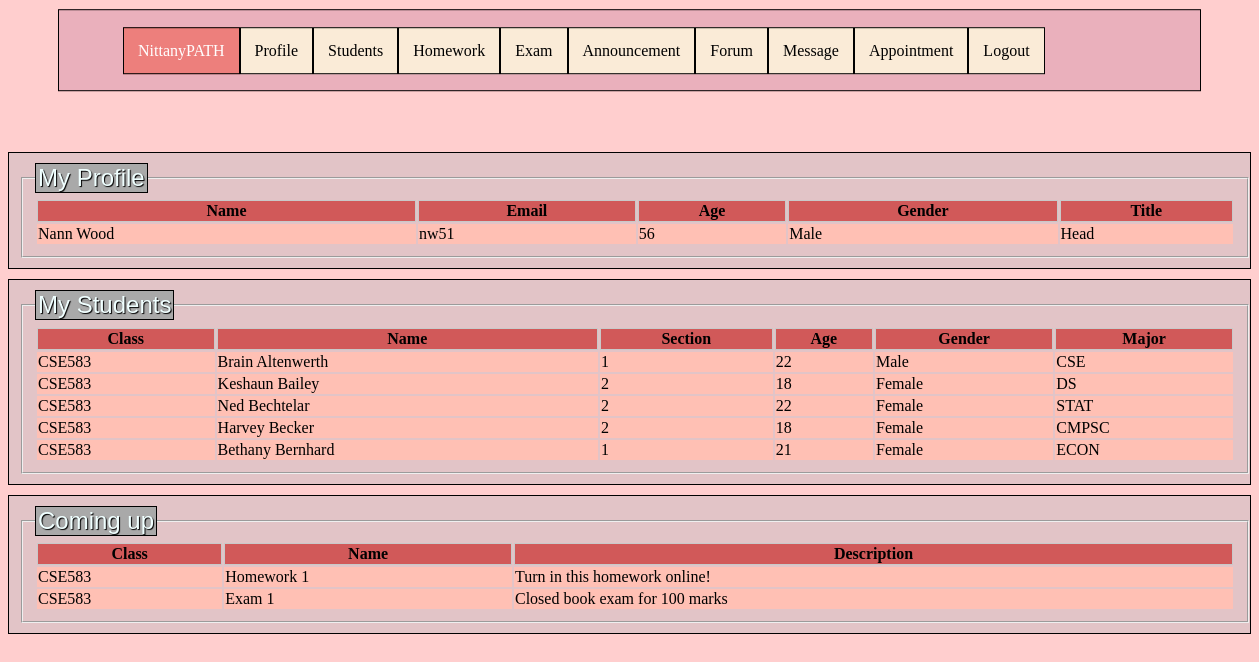
Screenshot of /professor (signed in) with the database file from the repository.
### tables this page shows
CREATE TABLE Professors(pemail VARCHAR(8) NOT NULL PRIMARY KEY, password VARCHAR(16) NOT NULL, firstname VARCHAR(16) NOT NULL, lastname VARCHAR(16) NOT NULL, age INTEGER, gender VARCHAR(4), office_building VARCHAR(3), office_num VARCHAR(16), did VARCHAR(5), title VARCHAR(16));

CREATE TABLE Students(semail VARCHAR(8) NOT NULL PRIMARY KEY, password TEXT NOT NULL, honorific VARCHAR(4), firstname VARCHAR(16) NOT NULL, lastname VARCHAR(16) NOT NULL, degree VARCHAR(4), generation VARCHAR(4), age INTEGER, gender VARCHAR(4), major VARCHAR(6), street VARCHAR(50), phone VARCHAR(16), zipcode INTEGER);

CREATE TABLE Sections(cid VARCHAR(12), sec_no INTEGER, lim INTEGER, teaching_team_id INTEGER,FOREIGN KEY (cid) REFERENCES Courses ON DELETE CASCADE);

### app.py (the view)
@app.route('/professor', methods=['POST', 'GET'])
def professor():
    error = None
    connection = sql.connect('database.db')
    cursor = connection.execute(
    'SELECT P.firstname, P.lastname, P.pemail, P.age, P.gender, P.title FROM Professors P WHERE ? = P.pemail AND ? = P.password;',
    (myid, mypw))
    myinfo = cursor.fetchall()
    mygender = None
    if myinfo[0][4] == 'F':
        mygender = 'Female'
    elif myinfo[0][4] == 'M':
        mygender = 'Male'
    changemyinfo = [myinfo[0][0] + ' ' + myinfo[0][1], myinfo[0][2], myinfo[0][3], mygender, myinfo[0][5]]
    setinfo = [(None, None, None, None, None)]
    setinfo[0] = changemyinfo
    cursor = connection.execute('SELECT Sec.cid, S.firstname, S.lastname, Sec.sec_no, S.age, S.gender, S.major '
                                'FROM Students S, Enrolls E, Sections Sec, Professor_teach PT, Professors P '
                                'WHERE ? = P.pemail AND ? = P.password AND P.pemail = PT.pemail AND Sec.teaching_team_id = PT.teaching_team_id '
                                'AND E.sec_no = Sec.sec_no AND Sec.cid = E.cid AND S.semail = E.semail ORDER BY S.lastname ASC LIMIT 5',
                                (myid, mypw))
    mystudents = cursor.fetchall()
    setstudent = []  # append
    for set in mystudents:
        gen = None
        if set[5] == 'F':
            gen = 'Female'
        elif set[5] == 'M':
            gen = 'Male'
        tempstudents = set[1] + ' ' + set[2]
        setstudent.append([set[0], tempstudents, set[3], set[4], gen, set[6]])
    cursor = connection.execute('SELECT DISTINCT H.cid, H.hw_no, H.hwdesc '
                                'FROM Professors P, Professor_teach PT, Sections Sec, Homeworks H '
                                'WHERE ? = P.pemail AND ? = P.password AND P.pemail = PT.pemail AND Sec.sec_no = H.sec_no AND Sec.cid = H.cid '
                                'AND PT.teaching_team_id = Sec.teaching_team_id;',
                                (myid, mypw))
    hwdue = cursor.fetchall()
    cursor = connection.execute('SELECT DISTINCT Ex.cid, Ex.exam_no, Ex.examdesc '
                                'FROM Professors P, Professor_teach PT, Sections Sec, Exams Ex '
                                'WHERE ? = P.pemail AND ? = P.password AND P.pemail = PT.pemail AND Sec.sec_no = Ex.sec_no AND Sec.cid = Ex.cid '
                                'AND PT.teaching_team_id = Sec.teaching_team_id;',
                                (myid, mypw))
    exam = cursor.fetchall()
    mydue = []
    for set in hwdue:
        tempname = 'Homework ' + str(set[1])
        tempset = [set[0], tempname, set[2]]
        mydue.append(tempset)
    for set in exam:
        tempname = 'Exam ' + str(set[1])
        tempset = [set[0], tempname, set[2]]
        mydue.append(tempset)
    if setinfo:
        return render_template('main_professor.html', error=error, myinfo=setinfo, mystudent=setstudent,
                               mydue=mydue)
    else:
        error = 'invalid input name'
    return render_template('main_professor.html', error=error)

### templates/main_professor.html (shortened to what this page needs)
<!DOCTYPE html>
<html lang="en">
<head>
</head>
<body>
    <div class="nav">
        <fieldset style="border:0 none">
            <ul>
                <li><a href="/professor" style="background-color: #ed7f7c; color:white; border: 1px solid black;">NittanyPATH</a></li>
                <li><a href="/profileP">Profile</a></li>
                <li><a href="/studentsP">Students</a></li>
                <li><a href="/homeworkP">Homework</a></li>
                <li><a href="/examP">Exam</a></li>
                <li><a href="/announcementsP">Announcement</a></li>
                <li><a href="/forumP">Forum</a></li>
                <li><a href="/inboxp">Message</a></li>
                <li><a href="/appointmentP">Appointment</a></li>
                <li><a href="/login">Logout</a></li>
            </ul>
        </fieldset>
    </div>
    <div class="profile">
        <fieldset>
            <legend>My Profile</legend>
                <table>
                <tr>
                    <th scope="Name"> Name</th>
                    <th scope="Email"> Email</th>
                    <th scope="Age"> Age</th>
                    <th scope="Gender"> Gender</th>
                    <th scope="Title"> Title</th>
                </tr>
                <tbody>
                {% for Name, Email, Age, Gender, Title in myinfo %}
                    <tr>
                        <td> {{ Name }} </td>
                        <td> {{ Email }} </td>
                        <td> {{ Age }} </td>
                        <td> {{ Gender }} </td>
                        <td> {{ Title }} </td>
                    </tr>
                {% endfor %}
                </tbody>
                </table>
        </fieldset>
    </div>
    <div class="schedule">
        <fieldset>
            <legend>My Students</legend>
                <table>
                <tr>
                    <th scope="cabbr"> Class</th>
                    <th scope="cname"> Name</th>
                    <th scope="snum"> Section</th>
                    <th scope="age"> Age</th>
                    <th scope="gender"> Gender</th>
                    <th scope="major"> Major</th>
                </tr>
                <tbody>
                {% for cabbr, cname, snum, age, gender, major in mystudent %}
                    <tr>
                        <td> {{ cabbr }} </td>
                        <td> {{ cname }} </td>
                        <td> {{ snum }} </td>
                        <td> {{ age }} </td>
                        <td> {{ gender }} </td>
                        <td> {{ major }} </td>
                    </tr>
                {% endfor %}
                </tbody>
                </table>
        </fieldset>
    </div>
    <div class="comingup">
        <fieldset>
            <legend>Coming up</legend>
            <table>
                <tr>
                    <th scope="cname"> Class</th>
                    <th scope="dname"> Name</th>
                    <th scope="desc"> Description</th>
                </tr>
                <tbody>
                {% for cname, dname, desc in mydue %}
                    <tr>
                        <td> {{ cname }} </td>
                        <td> {{ dname }} </td>
                        <td> {{ desc }} </td>
                    </tr>
                {% endfor %}
                </tbody>
            </table>
        </fieldset>
    </div>
</body>
</html>

### rows the page displays
Professors: Name "Nann Wood", pemail "nw51", age "56", Gender "Male", title "Head"
Students: cid "CSE583", cname "Brain Altenwerth", snum "1", age "22", gender "Male", major "CSE"
Students: cid "CSE583", cname "Keshaun Bailey", snum "2", age "18", gender "Female", major "DS"
Students: cid "CSE583", cname "Ned Bechtelar", snum "2", age "22", gender "Female", major "STAT"
Students: cid "CSE583", cname "Harvey Becker", snum "2", age "18", gender "Female", major "CMPSC"
Students: cid "CSE583", cname "Bethany Bernhard", snum "1", age "21", gender "Female", major "ECON"

### other values shown
{{ cname }} "CSE583" "CSE583"
{{ dname }} "Homework 1" "Exam 1"
{{ desc }} "Turn in this homework online!" "Closed book exam for 100 marks"
